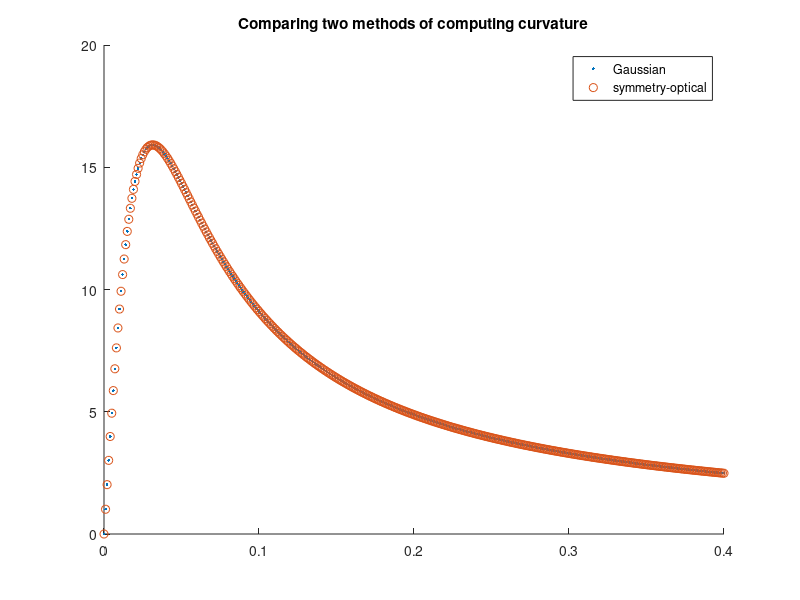

MATLAB code to generate this figure:
clear all
close all
clc

% input parameters
dBeam = 200e-6;
wavelength = 1e-6;
zVals = 0:1e-3:400e-3;

% calculate curvature in conventional Gaussian manner, see https://en.wikipedia.org/wiki/Gaussian_beam
zRayleigh = pi*(dBeam/2)^2 / wavelength;
gaussianCurv = zVals ./ ( zVals.^2 + zRayleigh^2 );

% calculate curvature with symmetry-optical method
correctionFactor = sqrt(pi/4);
staticStripe = (correctionFactor * dBeam / wavelength);
zElbow = staticStripe^2;
symmOpsCurve = nan(size(zVals));
for ii = 1:numel(zVals)
    liveStripe = zVals(ii) / wavelength / staticStripe;
    staticOverLive = staticStripe/liveStripe;
    liveOverStatic = liveStripe/staticStripe;
    radius = ( staticOverLive + liveOverStatic ) * (zElbow * wavelength);
    symmOpsCurve(ii) = 1 / radius;
end

% plot all
figure('position',[200 200 900 600]);
hold on
plot(zVals,gaussianCurv,'LineStyle','none','Marker','.');
plot(zVals,symmOpsCurve,'LineStyle','none','Marker','o');
legend({'Gaussian','symmetry-optical'})
title('Comparing two methods of computing curvature')



